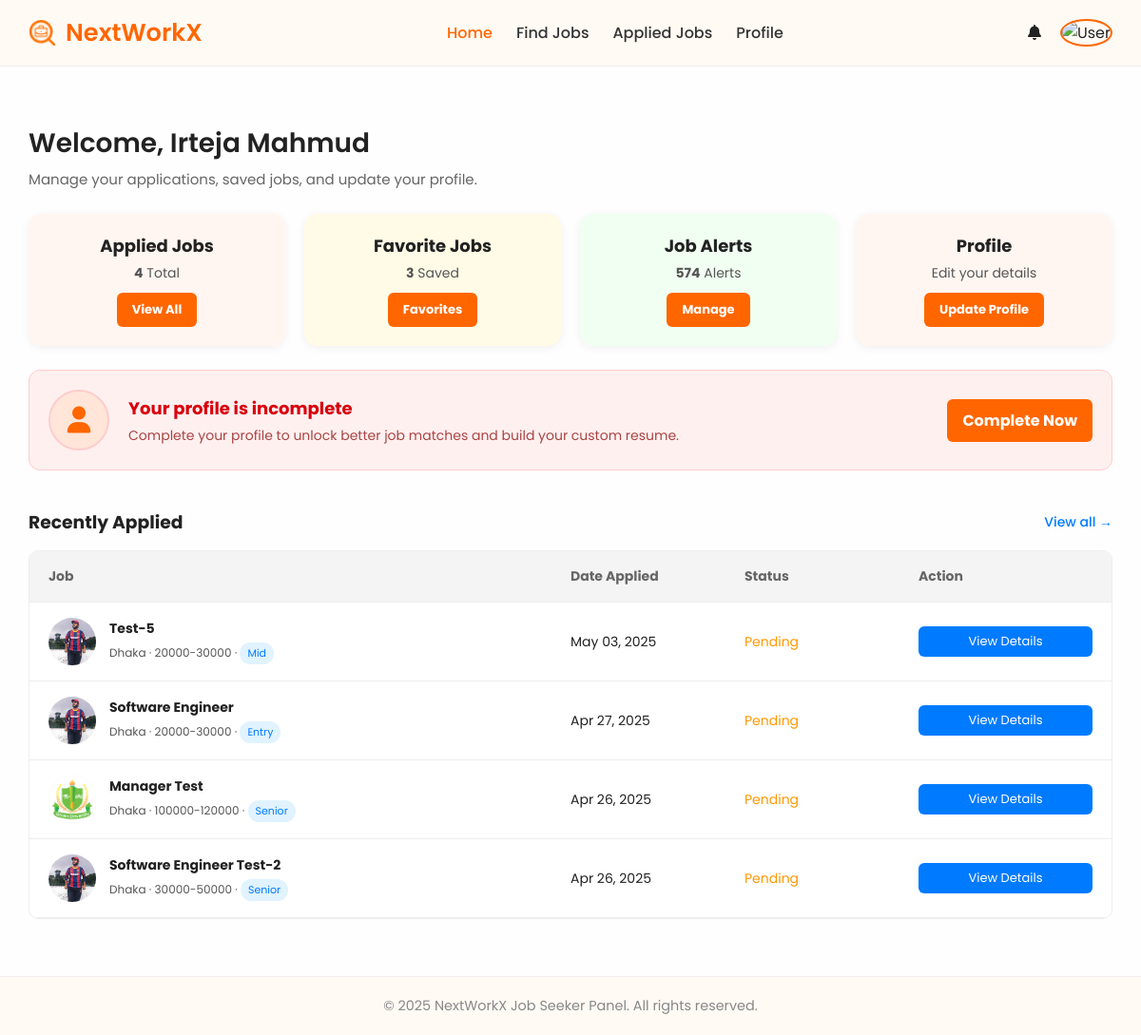
/user/dashboard.php (signed in), run on the app's committed database.
### tables this page shows
CREATE TABLE `applied_jobs` (
  `id` int(11) NOT NULL,
  `job_id` int(11) NOT NULL,
  `job_seeker_id` int(11) NOT NULL,
  `applied_at` datetime DEFAULT current_timestamp(),
  `status` enum('Pending','Shortlisted','Rejected') DEFAULT 'Pending'
);

CREATE TABLE `company_profiles` (
  `id` int(11) NOT NULL,
  `recruiter_id` int(11) NOT NULL,
  `logo` varchar(255) DEFAULT NULL,
  `banner` varchar(255) DEFAULT NULL,
  `company_name` varchar(255) DEFAULT NULL,
  `about_us` text DEFAULT NULL,
  `org_type` varchar(100) DEFAULT NULL,
  `industry_type` varchar(100) DEFAULT NULL,
  `team_size` varchar(50) DEFAULT NULL,
  `est_year` year(4) DEFAULT NULL,
  `website` varchar(255) DEFAULT NULL,
  `company_vision` text DEFAULT NULL,
  `facebook` varchar(255) DEFAULT NULL,
  `twitter` varchar(255) DEFAULT NULL,
  `instagram` varchar(255) DEFAULT NULL,
  `youtube` varchar(255) DEFAULT NULL,
  `map_location` text DEFAULT NULL,
  `phone` varchar(20) DEFAULT NULL,
  `email` varchar(100) DEFAULT NULL,
  `completion_percentage` int(11) DEFAULT 0,
  `created_at` timestamp NOT NULL DEFAULT current_timestamp(),
  `updated_at` timestamp NOT NULL DEFAULT current_timestamp() ON UPDATE current_timestamp(),
  `progress` int(11) DEFAULT 0
);

CREATE TABLE `jobs` (
  `job_id` int(11) NOT NULL,
  `recruiter_id` int(11) NOT NULL,
  `job_title` varchar(255) DEFAULT NULL,
  `tags` varchar(255) DEFAULT NULL,
  `job_role` varchar(100) DEFAULT NULL,
  `min_salary` int(11) DEFAULT NULL,
  `max_salary` int(11) DEFAULT NULL,
  `currency` varchar(10) DEFAULT 'BDT',
  `vacancies` int(11) DEFAULT 1,
  `job_level` enum('Intern','Entry','Mid','Senior','Lead') DEFAULT 'Entry',
  `country` varchar(100) DEFAULT NULL,
  `city` varchar(100) DEFAULT NULL,
  `job_description` text DEFAULT NULL,
  `skills` text DEFAULT NULL,
  `posted_on` timestamp NOT NULL DEFAULT current_timestamp(),
  `start_date` date DEFAULT NULL,
  `expire_date` date DEFAULT NULL,
  `job_type` enum('Full Time','Part Time','Remote','Freelance','Seasonal','Fixed-Price') DEFAULT NULL,
  `category` varchar(100) DEFAULT NULL
);

### user/dashboard.php (the view, shortened to what this page needs)
<?php
include('../includes/db.php');
include('../includes/header_jobseeker.php');
$user_id = $_SESSION['user_id'];
$jobseeker_name = $_SESSION['fullname'] ?? 'Job Seeker';
$stmt1 = $conn->prepare("SELECT COUNT(*) FROM applied_jobs WHERE job_seeker_id = :user_id");
$stmt1->execute([':user_id' => $user_id]);
$applied_jobs_count = $stmt1->fetchColumn();
$stmt2 = $conn->prepare("SELECT COUNT(*) FROM saved_jobs WHERE job_seeker_id = :user_id");
$stmt2->execute([':user_id' => $user_id]);
$saved_jobs_count = $stmt2->fetchColumn();
$stmt3 = $conn->prepare("
    SELECT jobs.job_id, jobs.job_title, jobs.city, jobs.min_salary, jobs.max_salary, jobs.job_level, jobs.recruiter_id, applied_jobs.applied_at, applied_jobs.status, company_profiles.logo
    FROM applied_jobs
    JOIN jobs ON applied_jobs.job_id = jobs.job_id
    LEFT JOIN company_profiles ON jobs.recruiter_id = company_profiles.recruiter_id
    WHERE applied_jobs.job_seeker_id = :user_id
    ORDER BY applied_jobs.applied_at DESC
    LIMIT 4
");
$stmt3->execute([':user_id' => $user_id]);
$recent_jobs = $stmt3->fetchAll(PDO::FETCH_ASSOC);
?>
<link rel="stylesheet" href="../assets/css/jobseeker_style.css">
<div class="container">
  <h1 class="dashboard-title">Welcome, <?= htmlspecialchars($jobseeker_name) ?></h1>
  <p class="subtitle">Manage your applications, saved jobs, and update your profile.</p>
  <div class="dashboard-cards">
    <div class="card orange-card">
      <h3>Applied Jobs</h3>
      <p><strong><?= $applied_jobs_count ?></strong> Total</p>
      <a href="applied_jobs.php" class="dashboard-btn">View All</a>
    </div>
    <div class="card yellow-card">
      <h3>Favorite Jobs</h3>
      <p><strong><?= $saved_jobs_count ?></strong> Saved</p>
      <a href="bookmarks_job.php" class="dashboard-btn">Favorites</a>
    </div>
    <div class="card green-card">
      <h3>Job Alerts</h3>
      <p><strong>574</strong> Alerts</p>
      <a href="#" class="dashboard-btn">Manage</a>
    </div>
    <div class="card orange-card">
      <h3>Profile</h3>
      <p>Edit your details</p>
      <a href="profile.php" class="dashboard-btn">Update Profile</a>
    </div>
  </div>
  <div class="profile-reminder">
    <div class="avatar">
      <div class="fallback-avatar"><i class="fas fa-user"></i></div>
    </div>
    <div class="reminder-text">
      <h4>Your profile is incomplete</h4>
      <p>Complete your profile to unlock better job matches and build your custom resume.</p>
    </div>
    <a href="step1_personal.php" class="reminder-btn">Complete Now</a>
  </div>
  <div class="recent-applied">
    <div class="section-header">
      <h3>Recently Applied</h3>
      <a href="applied_jobs.php" class="view-all-link">View all →</a>
    </div>
    <div class="applied-jobs-table">
      <div class="table-header">
        <span>Job</span>
        <span>Date Applied</span>
        <span>Status</span>
        <span>Action</span>
      </div>
      <?php if (count($recent_jobs) > 0): ?>
        <?php foreach ($recent_jobs as $job): ?>
          <div class="table-row">
            <div class="job-info">
              <?php
                if (!empty($job['logo'])) {
                    $logo_path = '../uploads/company/' . htmlspecialchars($job['logo']);
                } else {
                    $logo_path = '../assets/img/logo-default.png';
                }
              ?>
              <img src="<?= $logo_path ?>" alt="Company Logo" style="width: 50px; height: 50px; border-radius: 50%; object-fit: cover; background: #eee;">
              <div>
                <strong><?= htmlspecialchars($job['job_title']) ?></strong>
                <div class="job-meta">
                  <span><?= htmlspecialchars($job['city']) ?></span> ·
                  <span><?= htmlspecialchars($job['min_salary']) ?>-<?= htmlspecialchars($job['max_salary']) ?></span> ·
                  <span class="tag"><?= htmlspecialchars($job['job_level']) ?></span>
                </div>
              </div>
            </div>
            <span><?= date('M d, Y', strtotime($job['applied_at'])) ?></span>
            <span class="status <?= strtolower($job['status']) ?>"><?= $job['status'] ?></span>
            <a href="job_details.php?job_id=<?= $job['job_id'] ?>" class="view-btn">View Details</a>
          </div>
        <?php endforeach; ?>
      <?php else: ?>
        <p style="margin-top: 20px; color: #777;">You haven't applied for any jobs yet.</p>
      <?php endif; ?>
    </div>
  </div>
</div>
<?php include('../includes/footer_jobseeker.php'); ?>

### assets/css/jobseeker_style.css (style rules this page uses)
* * { margin: 0; padding: 0; font-family: 'Poppins', sans-serif; }
body { font-family: 'Poppins', sans-serif; margin: 0; background: #fefefe; color: #222; }
.container { max-width: 1200px; margin: 60px auto; padding: 0 30px; }
.dashboard-title { font-size: 28px; font-weight: 600; color: #222; }
.subtitle { margin-top: 5px; color: #666; font-size: 15px; }
.dashboard-cards { display: flex; flex-wrap: wrap; gap: 20px; margin: 25px 0; }
.card { flex: 1 1 220px; padding: 20px; border-radius: 14px; text-align: center; box-shadow: 0 2px 10px rgba(0,0,0,0.06); background: #fff; }
.card h3 { font-size: 18px; margin-bottom: 5px; }
.card p { font-size: 14px; color: #555; }
.dashboard-btn { display: inline-block; margin-top: 10px; padding: 8px 16px; border-radius: 6px; background: #ff6600; color: white; font-weight: bold; text-decoration: none; font-size: 13px; transition: all 0.3s ease; }
.orange-card { background: #fff6f1; }
.yellow-card { background: #fffbe6; }
.green-card { background: #f1fff2; }
.profile-reminder { display: flex; align-items: center; border: 1px solid #ffcccc; background: #fff0f0; padding: 20px; border-radius: 12px; margin-bottom: 30px; }
.avatar img, .fallback-avatar { width: 60px; height: 60px; border-radius: 50%; background: #ffe6d9; display: flex; align-items: center; justify-content: center; font-size: 28px; color: #ff6600; font-weight: bold; margin-right: 20px; border: 2px solid #ffcccc; object-fit: cover; }
.fallback-avatar i { margin: auto; }
.reminder-text h4 { margin: 0; color: #d8000c; font-size: 18px; }
.reminder-text p { font-size: 14px; margin-top: 5px; color: #a94442; }
.reminder-btn { margin-left: auto; background: #ff6600; color: white; padding: 10px 16px; border-radius: 6px; text-decoration: none; font-weight: bold; transition: all 0.3s ease; }
.recent-applied { margin-top: 40px; }
.section-header { display: flex; justify-content: space-between; align-items: center; margin-bottom: 15px; }
.applied-jobs-table { display: flex; flex-direction: column; border: 1px solid #eee; border-radius: 10px; overflow: hidden; }
.table-header, .table-row { display: grid; grid-template-columns: 3fr 1fr 1fr 1fr; align-items: center; padding: 16px 20px; font-size: 14px; border-bottom: 1px solid #eee; background: #f9f9f9; }
.table-header { font-weight: bold; color: #666; background: #f4f4f4; }
.table-row { background: #fff; transition: border 0.3s ease, box-shadow 0.3s ease; }
.job-info { display: flex; align-items: center; gap: 14px; }
.job-info img { width: 40px; height: 40px; object-fit: contain; border-radius: 8px; }
.job-meta { font-size: 12px; color: #555; margin-top: 4px; }
.view-btn { text-align: center; background: #007BFF; color: white; padding: 6px 12px; border-radius: 6px; text-decoration: none; font-size: 13px; transition: 0.2s; }
.tag { font-size: 11px; background: #e0f3ff; color: #007bff; padding: 3px 8px; border-radius: 20px; display: inline-block; }
.view-all-link { font-size: 14px; color: #007BFF; text-decoration: none; font-weight: 500; transition: color 0.3s ease; }
.status.pending { color: #ff9800; }

### data on the page
applied_jobs: company_profiles.logo (picture), job.job_title "Test-5", job.city "Dhaka", job.min_salary "20000", job.max_salary "30000", job.job_level "Mid", applied_at "May 03, 2025", status "Pending"
applied_jobs: company_profiles.logo (picture), job.job_title "Software Engineer", job.city "Dhaka", job.min_salary "20000", job.max_salary "30000", job.job_level "Entry", applied_at "Apr 27, 2025", status "Pending"
applied_jobs: company_profiles.logo (picture), job.job_title "Manager Test", job.city "Dhaka", job.min_salary "100000", job.max_salary "120000", job.job_level "Senior", applied_at "Apr 26, 2025", status "Pending"
applied_jobs: company_profiles.logo (picture), job.job_title "Software Engineer Test-2", job.city "Dhaka", job.min_salary "30000", job.max_salary "50000", job.job_level "Senior", applied_at "Apr 26, 2025", status "Pending"

### other printed values
$jobseeker_name "Irteja Mahmud"
$applied_jobs_count "4"
$saved_jobs_count "3"
